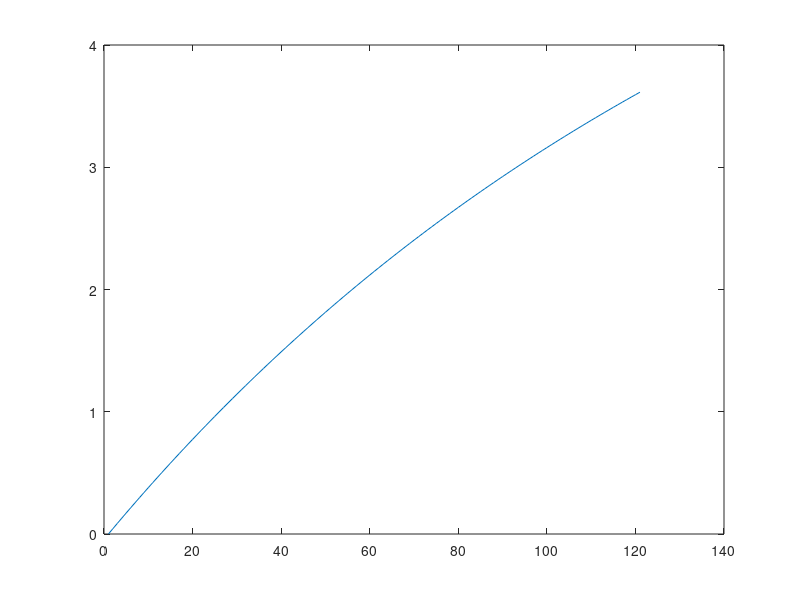

This figure's MATLAB source:
% ECE 322 - HW 2
% Edward Rees
% written 01.20.2020
% edited 01.20.2020


% clear and clean workspace and windows
clear
close all 

% variables and arrays
answer = 'Y'

%Transformer Model
while answer == 'Y'
   %User input values
   %Short Circuit Test
   V_SC = input ('Enter Short Circuit Voltage: ');
   I_SC = input ('Enter Short Circuit Current (Rated Current): ');
   P_SC = input ('Enter Short Circuit Power: ');
   
   %Open Circuit Test
   V_OC = input ('Enter Open Circuit Voltage (Rated Voltage): ');
   I_OC = input ('Enter Open Circuit Current: ');
   P_OC = input ('Enter Open Circuit Power: ');
   
   %Calcualted Values
   Z_EQ = V_SC/I_SC;
   Theta_SC = acos (P_SC/(V_SC*I_SC));
   R_EQ = Z_EQ*cos(Theta_SC);
   X_EQ = Z_EQ*sin(Theta_SC);
   
   Y_OC = I_OC/V_OC;
   Theta_OC = -1*acos(P_OC/(V_OC*I_OC));
   G_OC = Y_OC*cos(Theta_OC);
   B_OC = Y_OC*sin(Theta_OC);
   R_C = 1/G_OC;
   X_M = -1/B_OC;
   
   fprintf ('\nR_EQ = %d\n', R_EQ)
   fprintf ('\nX_EQ = %d\n', X_EQ)
   fprintf ('\nR_C = %d\n', R_C)
   fprintf ('\nX_M = %d\n', X_M)
   
   answer=input('Run again? (Y/N)','s')
end

answer = 'Y'

%Voltage Regulation
while answer == 'Y'
    %User input values
    V_rated = V_OC;
    S_rated = input ('Enter the rated apparent power: ');
    PF_load = input ('Power factor of the load: ');
    
    %Calculated values
    I_sa = S_rated/V_rated;
    PF_theta = -1*acos(PF_load);
    I_sa_rect = I_sa*cos(PF_theta) + 1j*I_sa*sin(PF_theta);
    V_p_nl = V_rated
    delta_v = I_sa_rect*(R_EQ+1j*X_EQ)
    V_p_fl = V_rated + delta_v
    VR_load = (abs(V_p_nl) - abs(V_p_fl))/abs(V_p_fl)
    
    
    answer=input('Run again? (Y/N)','s')
end

answer = 'Y'

%Efficiency
while answer == 'Y'
 
    
    %calculated values
    I_rated = I_SC;
    P_out = V_rated*I_rated*PF_load; 
    eff_mat = [0:1:120];
    V_seen = linspace (120,141.44,121);
    I_seen = linspace (.029,.5942,121);
    
    i=1
    
    while i < 122
        P_cu = I_seen(i)^2*R_EQ;
        P_core = V_seen(i)^2/R_C;
        P_loss = P_cu+P_core
        Eff = (P_out*((i-1)/100))/(P_out*((i-1)/100)+P_loss);
        eff_mat(i) = Eff*100;
        i=i+1;
    end
    
    plot (eff_mat);
    
    answer=input('Run again? (Y/N)','s')
end
fprintf ('\n \nStrange game.')
fprintf ('\nThe only way to win is not to play.\n')